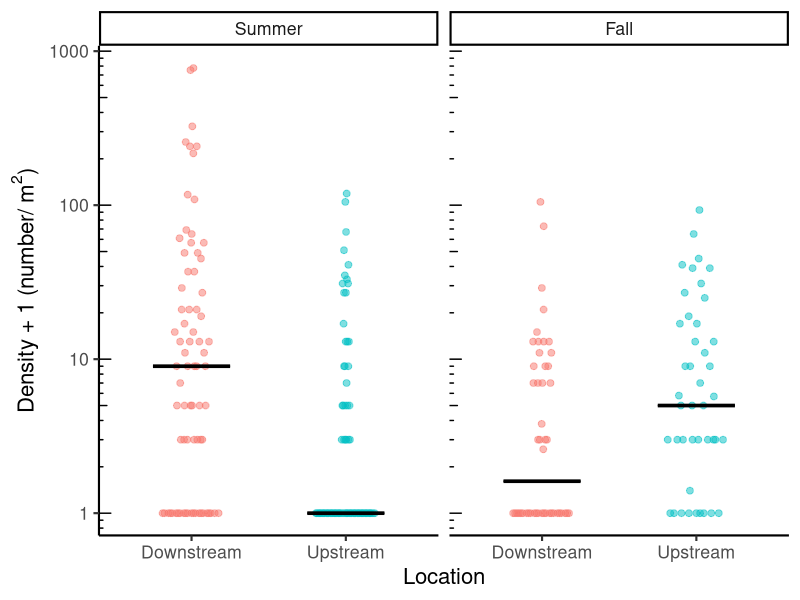
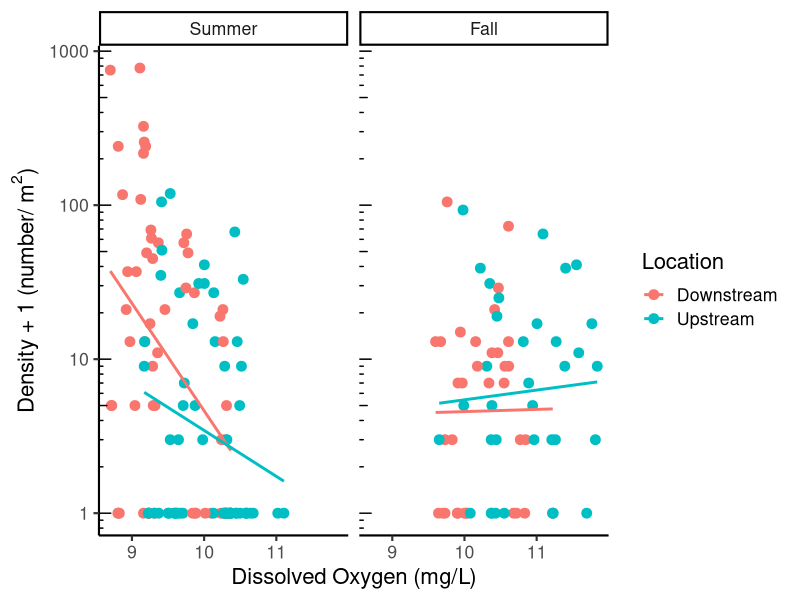

Reproduce these figures in R, in order.
## ---- chunk 1
#| message: false

library(tidyverse) ## for readr, dplyr, ggplot2
library(vegan) ## for calculating diversity measures (you can remove this if you are not calculating diversity measures)
library(ggbeeswarm) ## for jittering points
library(flextable) ## for making formatted tables

## ---- chunk 2

env <- read_csv("data/env.csv",
                 col_types = cols(date = col_date(format = "%Y-%m-%d"),
                  
                  location = col_factor(levels = c(
                    "Downstream","Upstream")), 
                  
                  season = col_factor(levels = c("Summer","Fall")), 
                  
                  year = col_factor()
                 )) 

macros <- read_csv("data/macros.csv",
                 col_types = cols(date = col_date(format = "%Y-%m-%d"),
                  
                  location = col_factor(levels = c(
                    "Downstream","Upstream")), 
                  
                  season = col_factor(levels = c("Summer","Fall")), 
                  
                  year = col_factor()
                 )) 


master.taxa <- read_csv("data/master.taxa.csv") %>% 
  distinct()


waterQ <- read_csv("data/waterQ.csv",
                 col_types = cols(date = col_date(format = "%Y-%m-%d"),
                  
                  location = col_factor(levels = c(
                    "Downstream","Upstream")), 
                  
                  season = col_factor(levels = c("Summer","Fall")), 
                  
                  year = col_factor()
                 )) 


## ---- chunk 3

#calculate limpet density for each sampleID
limpet.density <- macros %>% 
  
  #join taxa info
  left_join(., master.taxa) %>%
  
  # Summarize for each sampleID and each family 
  # change group_by function to remove or add grouping variables as needed 
  # if you want a specific group of organisms, add that column name into 
  # the list of grouping variables (family, organism_aggr, FFG, etc)
  # then filter for the organism or group you want
  group_by(sampleID, family) %>% 
  dplyr::summarise (density = sum(invDens, na.rm = TRUE)) %>% 

  #fill in group combos where there were none present with zeros
  ungroup() %>% 
  complete(sampleID, family,
           fill = list(density = 0)) %>% 
  
  #filter for limpets
  filter(family == "Ancylidae")

#get sample info
sample.info <- macros %>%
  select(date, sampleID, season, year, location, benthicArea) %>% 
  distinct()

#add sample info back to density data
limpet.density <- left_join(limpet.density, sample.info)


#select desired variables from env
env2 <- env %>% 
  select(date, sampleID, season, year, location, 
         depth, per_rock, pH, DO, wTemp, light, flow,
         mon.precip, mon.ADD) 

#add env variables to density data
limpet.df <- left_join(limpet.density, env2) 


## ---- chunk 4

table.sum <- limpet.df %>% 
  
  #summarize by date, year, season, location (to get number of microhabs sampled per date)
  group_by(date, season, location) %>% 
    summarize(
      area = sum(benthicArea),
      samples = n()
      ) %>% 


  #summarize by season, year, location 
  group_by(season, location) %>% 
    summarize(
      dates = str_c(date, collapse = ", "),
      samples = sum(samples),
      area = sum(area),
      )  

table.sum

## ---- chunk 5
#| include: false

#create the formatted
ft <- flextable(table.sum)

#create header labels
ft <- set_header_labels(ft,
                        season = "Season",
                        location = "Location",
                        dates = "Sampling Dates",
                        samples = "# of Samples",
                        area = "Total Area Sampled (m^2)"
                        )


#bold the headings
ft <- bold(ft, part="header")

ft <- merge_v(ft, j = ~ season)

#set table properties
ft <- set_table_properties(ft, layout = "autofit", width = 1)

#center columns
ft <- align(ft, align = "center", part = "all" )


#add lines between year x season
ft <- theme_vanilla(ft) %>% 
  fontsize(size = 10)

ft <- fix_border_issues(ft)

#print table
ft

#send to MS Word if desired
#comment out or delete the line below before you knit an R Markdown document
#print(ft, preview = "docx") # can change this to "html" or "pptx"

#see https://davidgohel.github.io/flextable/ for more information and formatting options


## ---- chunk 6

#before you run this code, make sure your dataframe has all the necessary columns
#you need season, year, location, mon.ADD, mon.precip

weather.sum <- limpet.df %>%  #put the name of your wrangled data here
  
  #summarize by date, season, year, & location (to get number of microhabs and area sampled per date)
  group_by(season, year) %>% 
  summarize(
    mon.ADD = round(mean(mon.ADD, na.rm=TRUE), digits=0),
    mon.precip = round(mean(mon.precip, na.rm=TRUE), digits=0)
  )  


weather.sum


## ---- chunk 7
#| include: false

#To get a formatted table, make sure that the {flextable} package is loaded
#If you want to format the table yourself, then don't use this code


#create the formatted table
ft <- flextable(weather.sum)

#create header labels
ft <- set_header_labels(ft,
                        season = "Season",
                        year = "Year",
                        location = "Location",
                        mon.ADD = "Monthly Accumulated Degree Days",
                        mon.precip = "Monthly Total Precipitation (mm)"
                        )


#bold the headings
ft <- bold(ft, part="header")

ft <- merge_v(ft, j = ~ season)

#set table properties
ft <- set_table_properties(ft, layout = "autofit", width = 1)

#center columns
ft <- align(ft, align = "center", part = "all" )


#add lines between year x season
ft <- theme_vanilla(ft) %>% 
  fontsize(size = 10)

ft <- fix_border_issues(ft)

#print the table
#comment out or delete the line below before you render a quarto document
ft

#send to MS Word if desired
#remove the hashtag in front of the word print below to send this table to Word
#comment out or delete the line below before you render a quarto document
#print(ft, preview = "docx") # can change this to "html" or "pptx"

#see https://davidgohel.github.io/flextable/ for more information and formatting options


## ---- chunk 8

# the code below will calculate descriptive statistics for a variable of interest grouped by another variable

density.sum <- limpet.df %>% # put the name of the data frame here
  filter(!is.na(density)) %>% # remove missing values from the variable of interest
  group_by(season, location) %>% # put the name of the grouping variable(s) here
  summarize(mean = mean(density), # put the name of the variable you want to summarize in this & following blanks
            median = median(density), 
            SD = sd(density), 
            IQR = IQR(density), 
            min = min(density),
            max = max(density),
            N = n())

density.sum


DO.sum <- limpet.df %>% # put the name of the data frame here
  filter(!is.na(DO)) %>% # remove missing values from the variable of interest
  group_by(season, location) %>% # put the name of the grouping variable(s) here
  summarize(mean = mean(DO), # put the name of the variable you want to summarize in this & following blanks
            median = median(DO), 
            SD = sd(DO), 
            IQR = IQR(DO), 
            min = min(DO),
            max = max(DO),
            N = n())
DO.sum

## ---- chunk 9

limpet.df %>% 
 # filter(season == "Fall") %>% 

ggplot(
  data = .,   #put the data frame name here
  aes(x = location, y = (density+1),                 #1st factor = x, continuous variable = y,
      fill = location, color = location)) +       #2nd factor = fill & color
  geom_quasirandom( 
    shape=21, size=2, alpha = 0.5, width=0.2, #play with these values as needed
    dodge.width = 1,  show.legend = FALSE) + #adjust the dodge width as needed
  stat_summary(fun = median, 
               fun.min = median, 
               fun.max = median, #change median to mean if desired
               geom = "crossbar", na.rm = TRUE,
               width = 0.5, size = 0.5, #play with these values as needed
               color = "black",
               position=position_dodge(width=1), #match this width to dodge.width above
               show.legend = FALSE) + 
  ylab(bquote("Density + 1 (number/"~m^2*")")) +
  xlab("Location") +
  coord_cartesian(expand=TRUE) +
  theme_classic(base_size=16) +
  scale_y_log10() +     #changes y-axis to log-scale
  annotation_logticks(sides = "l") + # adds log-scale tick marks to the left axis 
  facet_wrap(vars(season))   #3rd factor here


## ---- chunk 10

limpet.df %>% 
ggplot(
  data = ., 
  aes(x = DO, y = density+1, color = location)) + 
  geom_point(size = 3) +                   #play with the point attributes as needed
  geom_smooth(method = "lm", se = FALSE) + #adds line of best fit
  ylab(bquote("Density + 1 (number/"~m^2*")")) +
  xlab("Dissolved Oxygen (mg/L)") +
  labs(color = "Location") +
  theme_classic(base_size = 16) +
  scale_y_log10() +     #changes y-axis to log-scale
  annotation_logticks(sides = "l") + # adds log-scale tick marks to the left axis 
  facet_wrap(vars(season)) 

  
## ---- chunk 11

sessionInfo()

## ---- chunk 12

#citation info for base R 
citation()

## ---- chunk 13

#citation info for base R 
citation("tidyverse")
